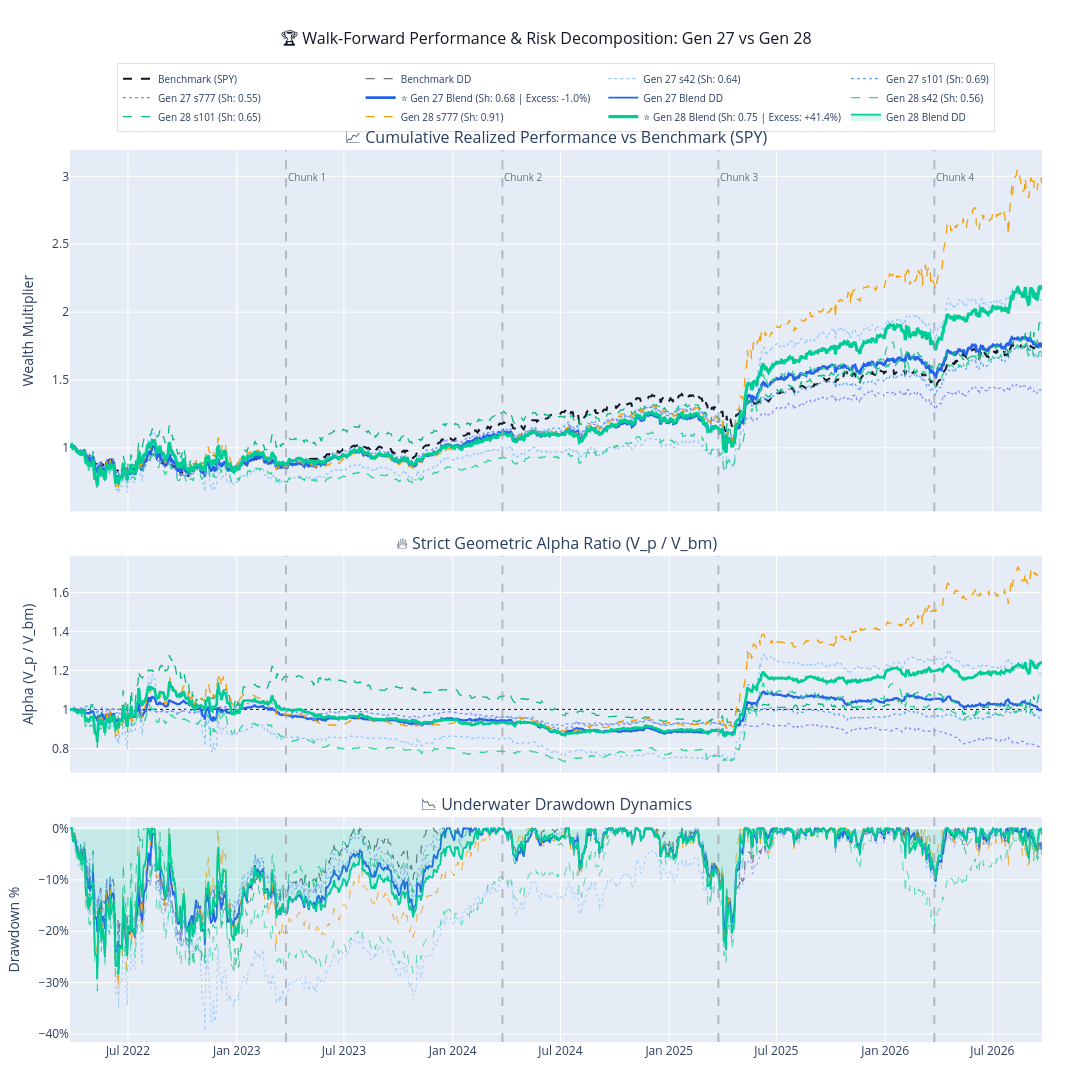

Notebook code for this chart:
### Markdown cell above
### CELL 5: Interactive Visual Master Chart (Dual-Generation Walk-Forward Comparison)

### Code cell
# ==============================================================================
# 🎛️ USER CONFIGURATION: Select generations to compare (e.g. [24, 25] or [25])
# Default: None -> Auto-detects [GEN - 1, GEN] if both exist, otherwise [GEN]
# ==============================================================================
COMPARE_GENS: Optional[List[Union[int, str]]] = None
MAX_SEEDS_PER_GEN = 5

# Discover all generations present across continuous blotters
all_blotter_files = list(OUTPUT_DIR.glob("blotter_continuous_*.parquet"))
discovered_gens = sorted(
    list(
        {
            int(m.group(1))
            for f in all_blotter_files
            if (m := re.search(r"gen(\d+)", f.name, re.IGNORECASE))
        }
    )
)

if not discovered_gens:
    raise FileNotFoundError(f"❌ No continuous blotter files found in {OUTPUT_DIR}")

# Resolve target comparison generations
current_active_gen = globals().get("GEN", discovered_gens[-1])
if COMPARE_GENS is None or len(COMPARE_GENS) == 0:
    if (current_active_gen - 1) in discovered_gens:
        target_gens = [current_active_gen - 1, current_active_gen]
    else:
        target_gens = (
            discovered_gens[-2:] if len(discovered_gens) >= 2 else [current_active_gen]
        )
else:
    parsed_gens = []
    for item in COMPARE_GENS:
        val = (
            int(re.search(r"(\d+)", str(item)).group(1))
            if re.search(r"(\d+)", str(item))
            else None
        )
        if val is not None and val in discovered_gens and val not in parsed_gens:
            parsed_gens.append(val)
    target_gens = parsed_gens if parsed_gens else [current_active_gen]

print(
    f"🎯 Target Comparison Generations: {target_gens} (Discovered: {discovered_gens})"
)

# Visual Palettes: Gen 0 = Baseline (Cool Blue/Purple), Gen 1 = Challenger (Emerald/Amber)
GEN_THEMES = [
    {
        "blend_color": "#2563EB",  # Royal Blue
        "blend_width": 2.8,
        "blend_dash": "solid",
        "seed_dash": "dot",
        "seed_width": 1.2,
        "palette": ["#93C5FD", "#60A5FA", "#818CF8", "#A78BFA", "#C084FC"],
        "fill_color": "rgba(37, 99, 235, 0.08)",
    },
    {
        "blend_color": "#00CC96",  # Emerald Green
        "blend_width": 3.2,
        "blend_dash": "solid",
        "seed_dash": "dash",
        "seed_width": 1.3,
        "palette": ["#34D399", "#10B981", "#F59E0B", "#FB923C", "#F43F5E"],
        "fill_color": "rgba(0, 204, 150, 0.14)",
    },
]

# Initialize 3-Row Canvas
benchmark_sym = TradingConfig().benchmark
title_str = (
    f"🏆 Walk-Forward Performance & Risk Decomposition: Gen {target_gens[0]} vs Gen {target_gens[1]}"
    if len(target_gens) > 1
    else f"🏆 Walk-Forward Performance & Risk Decomposition: Gen {target_gens[0]}"
)

fig = make_subplots(
    rows=3,
    cols=1,
    shared_xaxes=True,
    vertical_spacing=0.05,
    row_heights=[0.45, 0.27, 0.28],
    subplot_titles=(
        f"📈 Cumulative Realized Performance vs Benchmark ({benchmark_sym})",
        "🔥 Strict Geometric Alpha Ratio (V_p / V_bm)",
        "📉 Underwater Drawdown Dynamics",
    ),
)

benchmark_plotted = False

# Iterate over selected generations
for gen_idx, gen in enumerate(target_gens):
    theme = GEN_THEMES[gen_idx % len(GEN_THEMES)]

    # 1. Discover Constituent Seeds
    seed_files = sorted(
        list(OUTPUT_DIR.glob(f"blotter_continuous_s*_gen{gen}.parquet"))
    )
    seed_map: Dict[int, pd.DataFrame] = {}
    for sf in seed_files:
        m = re.search(r"_s(\d+)(?:_|\.|$)", sf.name)
        if m:
            s_id = int(m.group(1))
            df_s = pd.read_parquet(sf)
            date_col = "date" if "date" in df_s.columns else "decision_date"
            df_s["date"] = pd.to_datetime(df_s[date_col])
            seed_map[s_id] = df_s.sort_values("date").reset_index(drop=True)

    active_seeds = sorted(seed_map.keys())[:MAX_SEEDS_PER_GEN]

    # Plot Benchmark Once from earliest valid series
    if not benchmark_plotted and active_seeds:
        ref_df = seed_map[active_seeds[0]]
        dates = ref_df["date"]
        bm_curve = ref_df["bm_equity"].to_numpy(dtype=float)
        bm_peaks = np.maximum.accumulate(bm_curve)
        bm_dds = (bm_curve - bm_peaks) / np.maximum(bm_peaks, 1e-8)

        fig.add_trace(
            go.Scatter(
                x=dates,
                y=bm_curve,
                mode="lines",
                name=f"Benchmark ({benchmark_sym})",
                line=dict(color="#111827", width=2.0, dash="dash"),
            ),
            row=1,
            col=1,
        )
        fig.add_trace(
            go.Scatter(
                x=dates,
                y=np.ones(len(dates)),
                mode="lines",
                name="Benchmark Parity (1.0)",
                line=dict(color="#111827", width=1.0, dash="dot"),
                showlegend=False,
            ),
            row=2,
            col=1,
        )
        fig.add_trace(
            go.Scatter(
                x=dates,
                y=bm_dds,
                mode="lines",
                name="Benchmark DD",
                line=dict(color="#6B7280", width=1.2, dash="dash"),
            ),
            row=3,
            col=1,
        )
        benchmark_plotted = True

    # 2. Plot Constituent Seeds
    for s_idx, s in enumerate(active_seeds):
        df_s = seed_map[s]
        m = calculate_blotter_metrics(df_s)
        s_eq = df_s["agent_equity"].to_numpy(dtype=float)
        s_alpha = df_s["alpha_equity"].to_numpy(dtype=float)
        s_peaks = np.maximum.accumulate(s_eq)
        s_dds = (s_eq - s_peaks) / np.maximum(s_peaks, 1e-8)
        color = theme["palette"][s_idx % len(theme["palette"])]

        fig.add_trace(
            go.Scatter(
                x=df_s["date"],
                y=s_eq,
                mode="lines",
                name=f"Gen {gen} s{s} (Sh: {m['Sharpe']:.2f})",
                line=dict(
                    color=color, width=theme["seed_width"], dash=theme["seed_dash"]
                ),
            ),
            row=1,
            col=1,
        )
        fig.add_trace(
            go.Scatter(
                x=df_s["date"],
                y=s_alpha,
                mode="lines",
                line=dict(
                    color=color, width=theme["seed_width"], dash=theme["seed_dash"]
                ),
                showlegend=False,
            ),
            row=2,
            col=1,
        )
        fig.add_trace(
            go.Scatter(
                x=df_s["date"],
                y=s_dds,
                mode="lines",
                line=dict(color=color, width=0.8, dash=theme["seed_dash"]),
                showlegend=False,
            ),
            row=3,
            col=1,
        )

    # 3. Plot Ex-Post Blend Blotter
    blend_file = OUTPUT_DIR / f"blotter_continuous_ex_post_blend_gen{gen}.parquet"
    if blend_file.exists():
        df_b = pd.read_parquet(blend_file)
        date_col = "date" if "date" in df_b.columns else "decision_date"
        df_b["date"] = pd.to_datetime(df_b[date_col])
        df_b = df_b.sort_values("date").reset_index(drop=True)
        mb = calculate_blotter_metrics(df_b)

        b_eq = df_b["agent_equity"].to_numpy(dtype=float)
        b_alpha = df_b["alpha_equity"].to_numpy(dtype=float)
        b_peaks = np.maximum.accumulate(b_eq)
        b_dds = (b_eq - b_peaks) / np.maximum(b_peaks, 1e-8)

        is_challenger = gen_idx == (len(target_gens) - 1)
        fig.add_trace(
            go.Scatter(
                x=df_b["date"],
                y=b_eq,
                mode="lines",
                name=f"⭐ Gen {gen} Blend (Sh: {mb['Sharpe']:.2f} | Excess: {mb['Excess Return']*100:+.1f}%)",
                line=dict(
                    color=theme["blend_color"],
                    width=theme["blend_width"],
                    dash=theme["blend_dash"],
                ),
            ),
            row=1,
            col=1,
        )
        fig.add_trace(
            go.Scatter(
                x=df_b["date"],
                y=b_alpha,
                mode="lines",
                line=dict(
                    color=theme["blend_color"],
                    width=theme["blend_width"] - 0.5,
                    dash=theme["blend_dash"],
                ),
                showlegend=False,
            ),
            row=2,
            col=1,
        )
        fig.add_trace(
            go.Scatter(
                x=df_b["date"],
                y=b_dds,
                mode="lines",
                fill="tozeroy" if is_challenger else None,
                fillcolor=theme["fill_color"] if is_challenger else None,
                name=f"Gen {gen} Blend DD",
                line=dict(
                    color=theme["blend_color"], width=1.8, dash=theme["blend_dash"]
                ),
            ),
            row=3,
            col=1,
        )

# 4. Draw Dynamic Walk-Forward Chunk Boundaries from Metadata
active_chunk_windows = globals().get("CHUNK_WINDOWS", [])
if not active_chunk_windows and target_gens:
    lead_gen = target_gens[-1]
    meta, _ = load_run_metadata(lead_gen, OUTPUT_DIR, checkpoint_dir)
    if meta and "chunk_specs" in meta:
        active_chunk_windows = [
            {
                "chunk_id": int(c.get("chunk_id", idx)),
                "deploy_start": str(c["deploy_start"]),
            }
            for idx, c in enumerate(meta["chunk_specs"])
            if c.get("deploy_start")
        ]

if active_chunk_windows:
    for win in active_chunk_windows[1:]:
        d_val = win["deploy_start"]
        fig.add_vline(x=d_val, line_dash="dash", line_color="#9CA3AF", opacity=0.7)
        fig.add_annotation(
            x=d_val,
            y=0.98,
            xref="x",
            yref="paper",
            text=f"Chunk {win['chunk_id']}",
            showarrow=False,
            xanchor="left",
            font=dict(size=10, color="#6B7280"),
        )

fig.update_layout(
    height=1100,
    width=1280,
    hovermode="x unified",
    margin=dict(t=150, b=50, l=70, r=50),
    title=dict(
        text=title_str,
        y=0.97,
        x=0.5,
        xanchor="center",
        yanchor="top",
        font=dict(size=16, color="#111827"),
    ),
    legend=dict(
        orientation="h",
        yanchor="bottom",
        y=1.02,
        xanchor="center",
        x=0.5,
        font=dict(size=10),
        bgcolor="rgba(255, 255, 255, 0.92)",
        bordercolor="rgba(0, 0, 0, 0.12)",
        borderwidth=1,
    ),
)
fig.update_yaxes(title_text="Wealth Multiplier", row=1, col=1)
fig.update_yaxes(title_text="Alpha (V_p / V_bm)", row=2, col=1)
fig.update_yaxes(title_text="Drawdown %", tickformat=".0%", row=3, col=1)
fig.show()

### Figure 1 — Plotly figure (JSON) as saved in the notebook; plotly's stock layout.template omitted (floating-point values rounded to 4 significant figures; data arrays with more than 128 entries replaced by an {"elided": "..."} marker saying what was removed)
{"data": [{"line": {"color": "#111827", "dash": "dash", "width": 2}, "mode": "lines", "name": "Benchmark (SPY)", "type": "scatter", "x": {"elided": "1120 str values"}, "xaxis": "x", "y": {"elided": "1120 float values"}, "yaxis": "y"}, {"line": {"color": "#111827", "dash": "dot", "width": 1}, "mode": "lines", "name": "Benchmark Parity (1.0)", "showlegend": false, "type": "scatter", "x": {"elided": "1120 str values"}, "xaxis": "x2", "y": {"elided": "1120 int values"}, "yaxis": "y2"}, {"line": {"color": "#6B7280", "dash": "dash", "width": 1.2}, "mode": "lines", "name": "Benchmark DD", "type": "scatter", "x": {"elided": "1120 str values"}, "xaxis": "x3", "y": {"elided": "1120 float values"}, "yaxis": "y3"}, {"line": {"color": "#93C5FD", "dash": "dot", "width": 1.2}, "mode": "lines", "name": "Gen 27 s42 (Sh: 0.64)", "type": "scatter", "x": {"elided": "1120 str values"}, "xaxis": "x", "y": {"elided": "1120 float values"}, "yaxis": "y"}, {"line": {"color": "#93C5FD", "dash": "dot", "width": 1.2}, "mode": "lines", "showlegend": false, "type": "scatter", "x": {"elided": "1120 str values"}, "xaxis": "x2", "y": {"elided": "1120 float values"}, "yaxis": "y2"}, {"line": {"color": "#93C5FD", "dash": "dot", "width": 0.8}, "mode": "lines", "showlegend": false, "type": "scatter", "x": {"elided": "1120 str values"}, "xaxis": "x3", "y": {"elided": "1120 float values"}, "yaxis": "y3"}, {"line": {"color": "#60A5FA", "dash": "dot", "width": 1.2}, "mode": "lines", "name": "Gen 27 s101 (Sh: 0.69)", "type": "scatter", "x": {"elided": "1120 str values"}, "xaxis": "x", "y": {"elided": "1120 float values"}, "yaxis": "y"}, {"line": {"color": "#60A5FA", "dash": "dot", "width": 1.2}, "mode": "lines", "showlegend": false, "type": "scatter", "x": {"elided": "1120 str values"}, "xaxis": "x2", "y": {"elided": "1120 float values"}, "yaxis": "y2"}, {"line": {"color": "#60A5FA", "dash": "dot", "width": 0.8}, "mode": "lines", "showlegend": false, "type": "scatter", "x": {"elided": "1120 str values"}, "xaxis": "x3", "y": {"elided": "1120 float values"}, "yaxis": "y3"}, {"line": {"color": "#818CF8", "dash": "dot", "width": 1.2}, "mode": "lines", "name": "Gen 27 s777 (Sh: 0.55)", "type": "scatter", "x": {"elided": "1120 str values"}, "xaxis": "x", "y": {"elided": "1120 float values"}, "yaxis": "y"}, {"line": {"color": "#818CF8", "dash": "dot", "width": 1.2}, "mode": "lines", "showlegend": false, "type": "scatter", "x": {"elided": "1120 str values"}, "xaxis": "x2", "y": {"elided": "1120 float values"}, "yaxis": "y2"}, {"line": {"color": "#818CF8", "dash": "dot", "width": 0.8}, "mode": "lines", "showlegend": false, "type": "scatter", "x": {"elided": "1120 str values"}, "xaxis": "x3", "y": {"elided": "1120 float values"}, "yaxis": "y3"}, {"line": {"color": "#2563EB", "dash": "solid", "width": 2.8}, "mode": "lines", "name": "⭐ Gen 27 Blend (Sh: 0.68 | Excess: -1.0%)", "type": "scatter", "x": {"elided": "1120 str values"}, "xaxis": "x", "y": {"elided": "1120 float values"}, "yaxis": "y"}, {"line": {"color": "#2563EB", "dash": "solid", "width": 2.3}, "mode": "lines", "showlegend": false, "type": "scatter", "x": {"elided": "1120 str values"}, "xaxis": "x2", "y": {"elided": "1120 float values"}, "yaxis": "y2"}, {"line": {"color": "#2563EB", "dash": "solid", "width": 1.8}, "mode": "lines", "name": "Gen 27 Blend DD", "type": "scatter", "x": {"elided": "1120 str values"}, "xaxis": "x3", "y": {"elided": "1120 float values"}, "yaxis": "y3"}, {"line": {"color": "#34D399", "dash": "dash", "width": 1.3}, "mode": "lines", "name": "Gen 28 s42 (Sh: 0.56)", "type": "scatter", "x": {"elided": "1120 str values"}, "xaxis": "x", "y": {"elided": "1120 float values"}, "yaxis": "y"}, {"line": {"color": "#34D399", "dash": "dash", "width": 1.3}, "mode": "lines", "showlegend": false, "type": "scatter", "x": {"elided": "1120 str values"}, "xaxis": "x2", "y": {"elided": "1120 float values"}, "yaxis": "y2"}, {"line": {"color": "#34D399", "dash": "dash", "width": 0.8}, "mode": "lines", "showlegend": false, "type": "scatter", "x": {"elided": "1120 str values"}, "xaxis": "x3", "y": {"elided": "1120 float values"}, "yaxis": "y3"}, {"line": {"color": "#10B981", "dash": "dash", "width": 1.3}, "mode": "lines", "name": "Gen 28 s101 (Sh: 0.65)", "type": "scatter", "x": {"elided": "1120 str values"}, "xaxis": "x", "y": {"elided": "1120 float values"}, "yaxis": "y"}, {"line": {"color": "#10B981", "dash": "dash", "width": 1.3}, "mode": "lines", "showlegend": false, "type": "scatter", "x": {"elided": "1120 str values"}, "xaxis": "x2", "y": {"elided": "1120 float values"}, "yaxis": "y2"}, {"line": {"color": "#10B981", "dash": "dash", "width": 0.8}, "mode": "lines", "showlegend": false, "type": "scatter", "x": {"elided": "1120 str values"}, "xaxis": "x3", "y": {"elided": "1120 float values"}, "yaxis": "y3"}, {"line": {"color": "#F59E0B", "dash": "dash", "width": 1.3}, "mode": "lines", "name": "Gen 28 s777 (Sh: 0.91)", "type": "scatter", "x": {"elided": "1120 str values"}, "xaxis": "x", "y": {"elided": "1120 float values"}, "yaxis": "y"}, {"line": {"color": "#F59E0B", "dash": "dash", "width": 1.3}, "mode": "lines", "showlegend": false, "type": "scatter", "x": {"elided": "1120 str values"}, "xaxis": "x2", "y": {"elided": "1120 float values"}, "yaxis": "y2"}, {"line": {"color": "#F59E0B", "dash": "dash", "width": 0.8}, "mode": "lines", "showlegend": false, "type": "scatter", "x": {"elided": "1120 str values"}, "xaxis": "x3", "y": {"elided": "1120 float values"}, "yaxis": "y3"}, {"line": {"color": "#00CC96", "dash": "solid", "width": 3.2}, "mode": "lines", "name": "⭐ Gen 28 Blend (Sh: 0.75 | Excess: +41.4%)", "type": "scatter", "x": {"elided": "1120 str values"}, "xaxis": "x", "y": {"elided": "1120 float values"}, "yaxis": "y"}, {"line": {"color": "#00CC96", "dash": "solid", "width": 2.7}, "mode": "lines", "showlegend": false, "type": "scatter", "x": {"elided": "1120 str values"}, "xaxis": "x2", "y": {"elided": "1120 float values"}, "yaxis": "y2"}, {"fill": "tozeroy", "fillcolor": "rgba(0, 204, 150, 0.14)", "line": {"color": "#00CC96", "dash": "solid", "width": 1.8}, "mode": "lines", "name": "Gen 28 Blend DD", "type": "scatter", "x": {"elided": "1120 str values"}, "xaxis": "x3", "y": {"elided": "1120 float values"}, "yaxis": "y3"}], "layout": {"annotations": [{"font": {"size": 16}, "showarrow": false, "text": "📈 Cumulative Realized Performance vs Benchmark (SPY)", "x": 0.5, "xanchor": "center", "xref": "paper", "y": 1, "yanchor": "bottom", "yref": "paper"}, {"font": {"size": 16}, "showarrow": false, "text": "🔥 Strict Geometric Alpha Ratio (V_p / V_bm)", "x": 0.5, "xanchor": "center", "xref": "paper", "y": 0.545, "yanchor": "bottom", "yref": "paper"}, {"font": {"size": 16}, "showarrow": false, "text": "📉 Underwater Drawdown Dynamics", "x": 0.5, "xanchor": "center", "xref": "paper", "y": 0.252, "yanchor": "bottom", "yref": "paper"}, {"font": {"color": "#6B7280", "size": 10}, "showarrow": false, "text": "Chunk 1", "x": "2023-03-25", "xanchor": "left", "xref": "x", "y": 0.98, "yref": "paper"}, {"font": {"color": "#6B7280", "size": 10}, "showarrow": false, "text": "Chunk 2", "x": "2024-03-25", "xanchor": "left", "xref": "x", "y": 0.98, "yref": "paper"}, {"font": {"color": "#6B7280", "size": 10}, "showarrow": false, "text": "Chunk 3", "x": "2025-03-25", "xanchor": "left", "xref": "x", "y": 0.98, "yref": "paper"}, {"font": {"color": "#6B7280", "size": 10}, "showarrow": false, "text": "Chunk 4", "x": "2026-03-25", "xanchor": "left", "xref": "x", "y": 0.98, "yref": "paper"}], "height": 1100, "hovermode": "x unified", "legend": {"bgcolor": "rgba(255, 255, 255, 0.92)", "bordercolor": "rgba(0, 0, 0, 0.12)", "borderwidth": 1, "font": {"size": 10}, "orientation": "h", "x": 0.5, "xanchor": "center", "y": 1.02, "yanchor": "bottom"}, "margin": {"b": 50, "l": 70, "r": 50, "t": 150}, "shapes": [{"line": {"color": "#9CA3AF", "dash": "dash"}, "opacity": 0.7, "type": "line", "x0": "2023-03-25", "x1": "2023-03-25", "xref": "x", "y0": 0, "y1": 1, "yref": "y domain"}, {"line": {"color": "#9CA3AF", "dash": "dash"}, "opacity": 0.7, "type": "line", "x0": "2023-03-25", "x1": "2023-03-25", "xref": "x2", "y0": 0, "y1": 1, "yref": "y2 domain"}, {"line": {"color": "#9CA3AF", "dash": "dash"}, "opacity": 0.7, "type": "line", "x0": "2023-03-25", "x1": "2023-03-25", "xref": "x3", "y0": 0, "y1": 1, "yref": "y3 domain"}, {"line": {"color": "#9CA3AF", "dash": "dash"}, "opacity": 0.7, "type": "line", "x0": "2024-03-25", "x1": "2024-03-25", "xref": "x", "y0": 0, "y1": 1, "yref": "y domain"}, {"line": {"color": "#9CA3AF", "dash": "dash"}, "opacity": 0.7, "type": "line", "x0": "2024-03-25", "x1": "2024-03-25", "xref": "x2", "y0": 0, "y1": 1, "yref": "y2 domain"}, {"line": {"color": "#9CA3AF", "dash": "dash"}, "opacity": 0.7, "type": "line", "x0": "2024-03-25", "x1": "2024-03-25", "xref": "x3", "y0": 0, "y1": 1, "yref": "y3 domain"}, {"line": {"color": "#9CA3AF", "dash": "dash"}, "opacity": 0.7, "type": "line", "x0": "2025-03-25", "x1": "2025-03-25", "xref": "x", "y0": 0, "y1": 1, "yref": "y domain"}, {"line": {"color": "#9CA3AF", "dash": "dash"}, "opacity": 0.7, "type": "line", "x0": "2025-03-25", "x1": "2025-03-25", "xref": "x2", "y0": 0, "y1": 1, "yref": "y2 domain"}, {"line": {"color": "#9CA3AF", "dash": "dash"}, "opacity": 0.7, "type": "line", "x0": "2025-03-25", "x1": "2025-03-25", "xref": "x3", "y0": 0, "y1": 1, "yref": "y3 domain"}, {"line": {"color": "#9CA3AF", "dash": "dash"}, "opacity": 0.7, "type": "line", "x0": "2026-03-25", "x1": "2026-03-25", "xref": "x", "y0": 0, "y1": 1, "yref": "y domain"}, {"line": {"color": "#9CA3AF", "dash": "dash"}, "opacity": 0.7, "type": "line", "x0": "2026-03-25", "x1": "2026-03-25", "xref": "x2", "y0": 0, "y1": 1, "yref": "y2 domain"}, {"line": {"color": "#9CA3AF", "dash": "dash"}, "opacity": 0.7, "type": "line", "x0": "2026-03-25", "x1": "2026-03-25", "xref": "x3", "y0": 0, "y1": 1, "yref": "y3 domain"}], "title": {"font": {"color": "#111827", "size": 16}, "text": "🏆 Walk-Forward Performance & Risk Decomposition: Gen 27 vs Gen 28", "x": 0.5, "xanchor": "center", "y": 0.97, "yanchor": "top"}, "width": 1280, "xaxis": {"anchor": "y", "domain": [0, 1], "matches": "x3", "showticklabels": false}, "xaxis2": {"anchor": "y2", "domain": [0, 1], "matches": "x3", "showticklabels": false}, "xaxis3": {"anchor": "y3", "domain": [0, 1]}, "yaxis": {"anchor": "x", "domain": [0.595, 1], "title": {"text": "Wealth Multiplier"}}, "yaxis2": {"anchor": "x2", "domain": [0.302, 0.545], "title": {"text": "Alpha (V_p / V_bm)"}}, "yaxis3": {"anchor": "x3", "domain": [0, 0.252], "tickformat": ".0%", "title": {"text": "Drawdown %"}}}}
